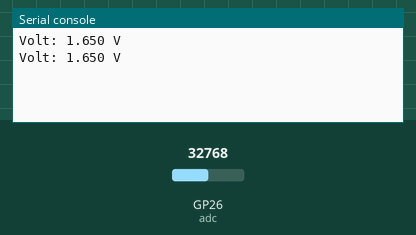
A program run on a simulated Raspberry Pi Pico running MicroPython. Shown: the last lines printed to the serial console. Inputs (shaded band) come from the test bench; at power-on: GP26 (adc) = 32768 (analog values on the 0–65535 scale).

Above: at 1.2 s.
1.3 s: GP26 (adc) set to 45874
At 2.6 s:
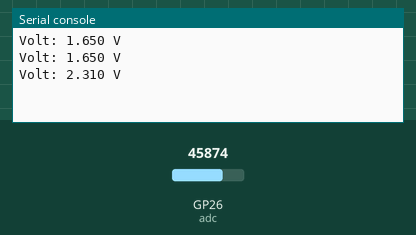
2.8 s: GP26 (adc) set to 57670
At 3.6 s:
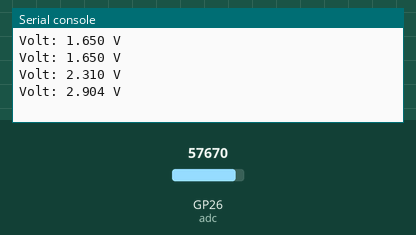
Timing chart, 0 to 5.8 s (numbered marks = the images above; inputs shaded):
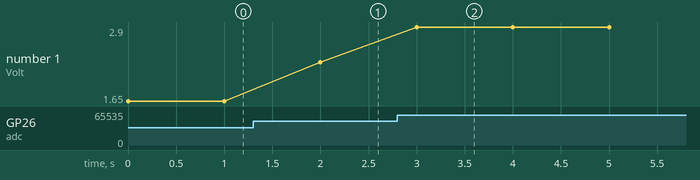

Measured:
- after the input at 1.3 s, the serial console: prints a new line after 0.70 s (image 1)
- after the input at 2.8 s, the serial console: prints a new line after 0.20 s (image 2)
- plotted number 1: 1.65 → 2.31 after the input at 1.3 s, 2.31 → 2.9 after the input at 2.8 s

The program:

Ex2-4_ADC_Test.py
```python
from machine import Pin, ADC # 從 machine 中導入 Pin, ADC 類別
import utime # 導入時間相關類別

adc = ADC(0) # 設定連接到ADC0(GP26)，亦可寫成ADC(26)
factor = 3.3 / (65535) # 電壓轉換因子

while True:
    reading = adc.read_u16() # 讀取類比輸入值16bit無號整數
    vlot = reading * factor  # 將輸入值轉成電壓值
    volt_3 = f"Volt: {vlot:.3f} V " # 限制小數3位
    print(volt_3) # 列印電壓值到電腦
    utime.sleep(1.0) # 延時0.1秒
```
